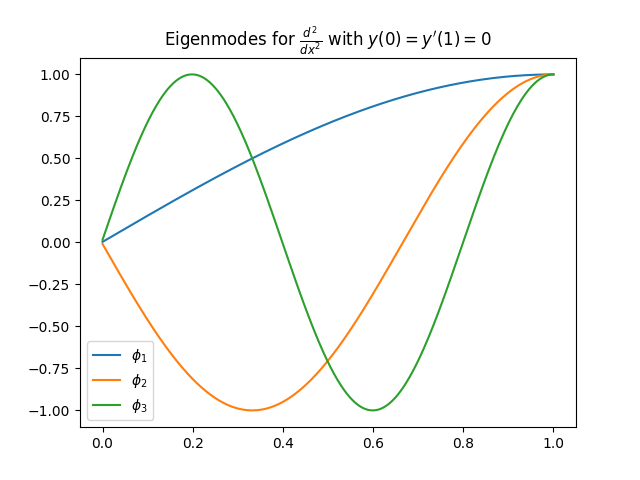

The Python source for this figure:
import matplotlib.pyplot as plt
import numpy as np
import scipy.linalg


def laplace_1d(L, N):
    dx = L / N
    c = np.zeros(N)
    c[0] = -2
    c[1] = 1
    T = scipy.linalg.toeplitz(c, c)
    T[-1, -2] = 2
    T /= dx * dx
    e, S = np.linalg.eig(T)
    sorted_eigs = (
        (e, s) for e, s in sorted(zip(e, [S[:, i] for i in range(N)]), reverse=True)
    )
    e, S = map(list, zip(*sorted_eigs))
    t = np.linspace(0, L, N)
    plt.plot(t, S[0] / S[0][-1], label="$\phi_1$")
    plt.plot(t, -S[1] / S[0][-1], label="$\phi_2$")
    plt.plot(t, -S[2] / S[0][-1], label="$\phi_3$")
    plt.title("Eigenmodes for $\\frac{d^2}{dx^2}$ with $y(0) = y'(1) = 0$")
    plt.legend()

    plt.show()


laplace_1d(1, 500)
